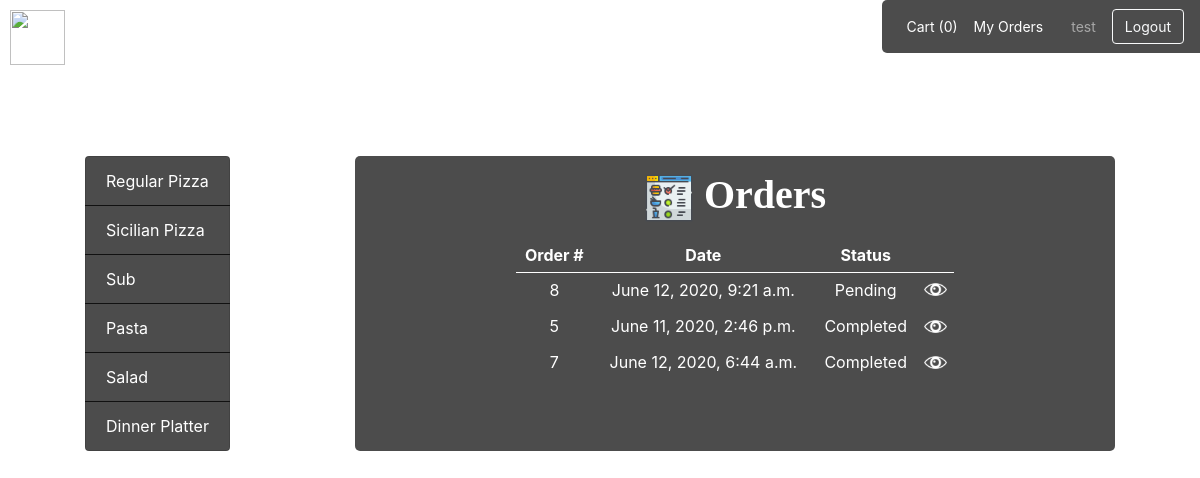
Page /orders (signed in) on the committed database.
### orders/models.py (models this page shows, shortened)
class Category(models.Model):
	name = models.CharField(max_length=64)

class Order(models.Model):
	user = models.ForeignKey(User, on_delete=models.CASCADE)
	total = models.DecimalField(max_digits=6, decimal_places=2, default=0.00)
	date = models.DateTimeField(auto_now_add=True)
	status = models.CharField(max_length=20, default='Initiated')

### orders/views.py (the view)
# urls.py: path("orders", views.orders_view, name="orders"),
def orders_view(request):
	if not request.user.is_authenticated:
		return render(request, "orders/login.html")
	else:
		try:
			order = Order.objects.get(user=request.user, status='Initiated')
		except:
			order = Order(user=request.user)
			order.save()
		cart = Cart.objects.filter(user=request.user, order_id=order.id)
		count = 0
		for item in cart:
			count += 1
		context = {
			"user": request.user,
			"categories": Category.objects.all(),
			"regular_pizzas": RegularPizza.objects.all(),
			"sicilian_pizzas": SicilianPizza.objects.all(),
			"toppings": Topping.objects.all(),
			"subs": Sub.objects.all(),
			"extras": Extra.objects.all(),
			"pastas": Pasta.objects.all(),
			"salads": Salad.objects.all(),
			"dinner_platters": DinnerPlatter.objects.all(),
			"count": count
		}
		if request.user.is_staff:
			context["all_orders"] = Order.objects.all().filter(status='Pending') | Order.objects.all().filter(status='Completed')
			context["all_cart"] = Cart.objects.all()
		else:
			context["user_orders"] = Order.objects.all().filter(user=request.user, status='Pending') | Order.objects.all().filter(user=request.user, status='Completed')
			context["user_cart"] = Cart.objects.all().filter(user=request.user)
		return render(request, "orders/orders.html", context)

### orders/templates/orders/orders.html (shortened to what this page needs)
{% extends "orders/base.html" %}
{% load static %}
{% block main %}
	<div class="orders">
		<h1><img class="icon-l" src="{% static 'orders/order.png' %}">Orders</h1>
		{% if user.is_staff %}
			{% if not all_orders %}
				<div class="no-orders">
					<p><i>No confirmed orders</i></p>
				</div>
			{% else %}
				<table id="order-table" class="table table-sm table-borderless mx-auto text-center">
					<thead>
						<tr>
							<th></th>
							<th>Order #</th>
							<th>Customer</th>
		                    <th>Date</th>
		                    <th>Status</th>
		                    <th></th>
		                </tr>
					</thead>
					<tbody>
						{% for order in all_orders reversed %}
							<tr>
								<td>
									<img class="eye" src="{% static 'orders/eye.png' %}" title="View order" data-toggle="modal" data-target="#view-order{{ order.id }}">
								</td>
								<td>{{ order.id }}</td>
								<td>{{ order.user }}</td>
								<td>{{ order.date }}</td>
								<td>{{ order.status }}</td>
								<td>
									<form action="{% url 'complete_order' %}" method="POST">
										{% csrf_token %}
										<input name="order_id" type="hidden" value="{{ order.id }}">
										<input type="image" class="tick" src="{% static 'orders/tick.png' %}" title="Complete order">
									</form>
								</td>
							</tr>
							<div class="modal fade" id="view-order{{ order.id }}" tabindex="-1" role="dialog">
								<div class="modal-dialog modal-md">
									<div class="modal-content">
										<div class="modal-header">
											<h6 class="modal-title">Order #{{ order.id }}</h6>
									        <button type="button" class="close" data-dismiss="modal" aria-label="Close">
												<span aria-hidden="true">&times;</span>
											</button>
										</div>
										<div class="modal-body">
											<div class="row text-center border-bottom">
												<div class="col-8"><strong>Item</strong></div>
												<div class="col-4"><strong>Price</strong></div>
											</div>
											{% for item in all_cart %}
												{% if item.order_id == order.id %}
													<div class="row text-center my-2">
														<div class="col-8">
															{{ item.item }}
															{% if item.size %} ({{ item.size }}) {% endif %}
															<br>
															{% if item.item|slice:"0:3" == 'Reg' or item.item|slice:"0:3" == 'Sic' %}
																<sup>({{ item.add_ons }})</sup>
															{% endif %}
															{% if item.item|slice:"0:3" == 'Sub' %}
																<sup>+ {{ item.add_ons }}</sup>
															{% endif %}
														</div>
														<div class="col-4">${{ item.price }}</div>
													</div>
												{% endif %}
											{% endfor %}
											<div class="row text-center border-top">
												<div class="col-8"><strong>Total:</strong></div>
												<div class="col-4"><strong>${{ order.total }}</strong></div>
											</div>
										</div>
									</div>
								</div>
							</div>
						{% endfor %}
					</tbody>
				</table>
			{% endif %}
		{% else %}
			{% if not user_orders %}
				<div class="no-orders">
					<p><i>No confirmed orders</i></p>
				</div>
			{% else %}
				<table class="table table-sm table-borderless mx-auto text-center">
					<thead>
						<tr>
							<th>Order #</th>
		                    <th>Date</th>
		                    <th>Status</th>
							<th></th>
		                </tr>
					</thead>
					<tbody>
						{% for order in user_orders %}
							<tr>
								<td>{{ order.id }}</td>
								<td>{{ order.date }}</td>
								<td>{{ order.status }}</td>
								<td>
									<img class="eye" src="{% static 'orders/eye.png' %}" title="View order" data-toggle="modal" data-target="#view-order{{ order.id }}">
								</td>
							</tr>
						{% endfor %}
					</tbody>
				</table>
			{% endif %}
		{% endif %}
	</div>
{% endblock %}

### orders/templates/orders/base.html (shortened to what this page needs)
{% load static %}
<!DOCTYPE html>
<html>
    <head>
        <link rel="stylesheet" href="https://stackpath.bootstrapcdn.com/bootstrap/4.3.1/css/bootstrap.min.css">
		<link rel="stylesheet" href="{% static 'orders/style.css' %}">
    </head>
    <body>
		<h1 class="navbar-brand">
			<img src="{% static 'orders/brand.png' %}" width="55" height="55" class="d-inline-block">
			<a href="{% url 'index' %}">Pizza Frenzy</a>
    	</h1>
    	{% if user.is_authenticated %}
		   	<nav class="navbar navbar-expand-lg navbar-dark justify-content-right">
				<div class="collapse navbar-collapse" id="navbarCollapse">
						<ul class="navbar-nav mr-auto">
							<li class="nav-item active">
								<a class="nav-link" href="{% url 'cart' %}">Cart ({{ count }})</a>
							</li>
							{% if user.is_staff %}
								<li class="nav-item active">
									<a class="nav-link mr-1" href="{% url 'orders' %}">View Orders</a>
								</li>
							{% else %}
								<li class="nav-item active">
									<a class="nav-link mr-1" href="{% url 'orders' %}">My Orders</a>
								</li>
							{% endif %}
						</ul>
						<span class="navbar-text ml-3 mr-3">{{ user.username }}</span>
						<a class="btn btn-outline-light" href="{% url 'logout' %}">Logout</a>
				</div>
			</nav>
			<div class="container">
				<div class="row justify-content-around">
					<div id="menu-sidebar" class="col-auto list-group">
						{% for category in categories %}
						    <a href="{% url 'menu' category.name %}" class="list-group-item list-group-item-action">{{ category.name }}</a>
					    {% endfor %}
					</div>
					<div id="menu-selection" class="col-8">
						{% block main %}
						{% endblock %}
					</div>
				</div>
			</div>
		{% endif %}
    </body>
</html>

### orders/static/orders/style.css (style rules this page uses)
body { background-image: url('background.jpg'); background-position: center center; background-repeat: no-repeat; background-attachment: fixed; background-size: cover; }
.container { margin-top: 75px; margin-bottom: 20px; }
.navbar-brand { display: inline-block; font-family: "Ink Free"; font-size: 45px; font-weight: bold; padding-top: 0px; padding-left: 10px; }
.navbar-brand a:link { color: white; }
.navbar { display: inline-block; float: right; background: rgba(0, 0, 0, 0.7); border-radius: 5px 0px 0px 5px; }
.navbar .nav-item, .navbar .navbar-text, .navbar .btn { font-size: 14px; }
#menu-sidebar a { color: white; background-color: rgba(0, 0, 0, 0.7); }
#menu-selection .icon-l { width: 50px; margin-right: 10px; }
#menu-selection { background-color: rgba(0, 0, 0, 0.7); border-radius: 5px; }
#menu-selection table { color: white; width: 60%; }
#menu-selection thead { border-bottom: 1px solid white; }
.orders h1 { color: white; text-align: center; font-family: "Ink Free"; font-weight: bold; margin-top: 15px; margin-bottom: 15px; }
.orders .eye { width: 23px; padding-bottom: 3px; }

### rows in the picture
Category: name "Regular Pizza"
Category: name "Sicilian Pizza"
Category: name "Sub"
Category: name "Pasta"
Category: name "Salad"
Category: name "Dinner Platter"
Order: id "8", date "June 12, 2020, 9:21 a.m.", status "Pending"
Order: id "5", date "June 11, 2020, 2:46 p.m.", status "Completed"
Order: id "7", date "June 12, 2020, 6:44 a.m.", status "Completed"

### other values in the picture
{{ count }} "0"
{{ user.username }} "test"
